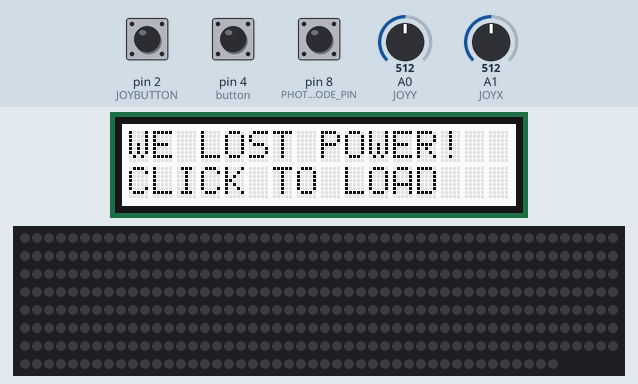
The sketch below on a simulated Arduino Uno, built with avr-gcc and run on an emulated ATmega328P. On the bench: 16×2 character LCD, 395 RGB LEDs in strip order, left to right, continuing on the next row. The inputs (shaded band) are chosen by the test bench; at power-on: pin 2 (JOYBUTTON) HIGH, A1 (JOYX) = 512, pin 4 (button) HIGH, pin 8 (PHOTO_MODE_PIN) LOW, A0 (JOYY) = 512. The local clock reads 2024-03-15 10:24:30 at power-on unless the sketch sets it.

Above: at 4.0 s.
4.1 s: pin 2 (JOYBUTTON) pulled LOW for 0.15 s
At 4.6 s:
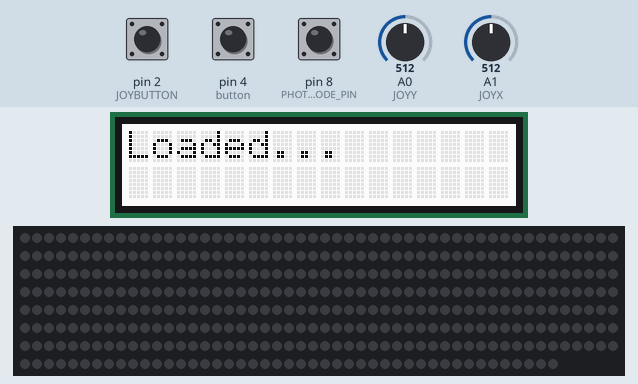
4.8 s: pin 2 (JOYBUTTON) pulled LOW for 1 s
At 7.2 s:
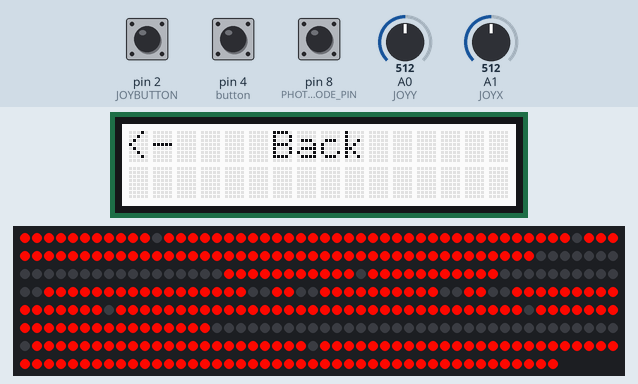
7.3 s: A1 (JOYX) set to 225
9.7 s: A1 (JOYX) set to 193
At 11.0 s:
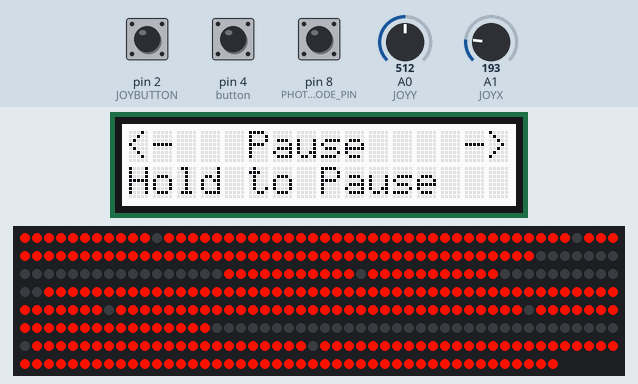
12.7 s: pin 2 (JOYBUTTON) pulled LOW for 3.2 s
At 14.65 s:
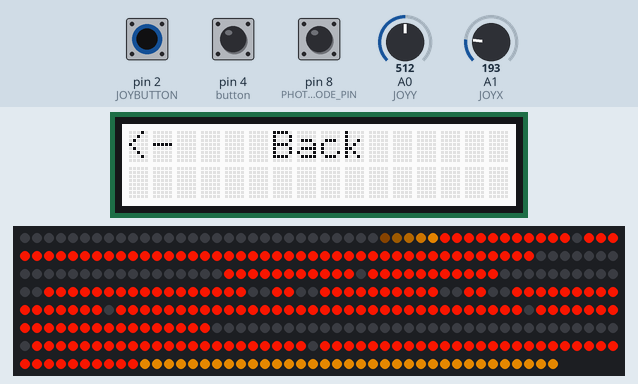
16.5 s: pin 2 (JOYBUTTON) pulled LOW for 0.15 s
At 17.11 s:
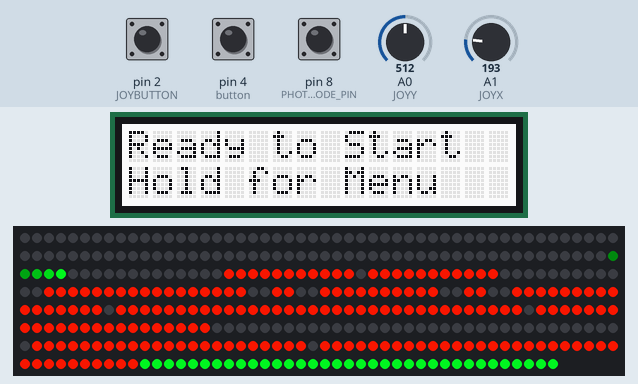
Timing chart, 0 to 19.5 s (numbered marks = the images above; inputs shaded):
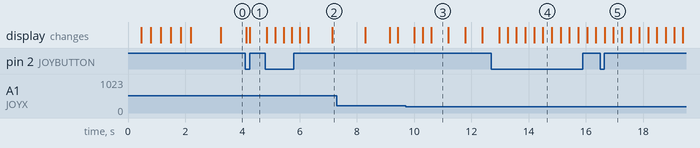

The sketch:

OhioClock.ino
```cpp
#include <Wire.h>
#include "rgb_lcd.h"
#include "RTClib.h"
#include <EEPROM.h>
#include <FastLED.h>

#define JOYBUTTON 2
#define JOYX A1
#define JOYY A0

#define NUM_LEDS 395
#define TOP_SIZE 35
#define DATA_PIN 7
#define PHOTO_MODE_PIN 8

#define SEGHEIGHT 11
#define SEGWIDTH 12

#define xsensi 300
#define ysensi 100
#define xcenter 512
#define ycenter 512

CRGB leds[NUM_LEDS];
rgb_lcd lcd;
RTC_DS3231 rtc;

long clickedTime = -1;
byte mode;// 0 = main menu, 1 = options, 2 = changeHours
byte loopCount = 0;
int8_t subMode = 0;//signed byte
int8_t currentDirection = -1;//0 = up, 1 = right, 2 = down, 3 = left
byte countDownHours = 24;
byte countDownMinutes = 0;
const short countUpTime = 10000;//take 10 seconds
int startAnimationTime = -countUpTime;
boolean controlled = false;
unsigned long targetTime = 0;
boolean running = false;
const char loadingChars[5] = {'|','+','-','+'};

boolean writeFast = true;

void setup() {
  //init
  lcd.begin(16, 2);
  lcd.setCursor(0, 0);
  lcd.print(F("OHI/O Clock"));
  lcd.setCursor(0, 1);
  lcd.print(F("Edward Lui 2022"));
  LEDS.addLeds<WS2812,DATA_PIN,GRB>(leds,NUM_LEDS);
  LEDS.setBrightness(255);
  pinMode(JOYBUTTON, INPUT_PULLUP);
  pinMode(JOYX, INPUT);
  pinMode(JOYY, INPUT);
  pinMode(4, INPUT_PULLUP);
  pinMode(PHOTO_MODE_PIN, INPUT);
  Serial.begin(9600);
  if(!rtc.begin())
  {
    lcd.clear();
    lcd.setCursor(0,0);
    lcd.print(F("Can't find RTC!"));
    lcd.setCursor(0,1);
    lcd.print(F("Can't run"));
    while (1);
  }
  LEDS.setBrightness(67);
  for(int i = 0; i < 2; i++)
  {
    lcd.setRGB(255,0,0);
    setAll(255,0,0);
    delay(333);
    lcd.setRGB(0,255,0);
    setAll(0,255,0);
    delay(333);
    lcd.setRGB(0,0,255);
    setAll(0,0,255);
    delay(333);
  }
  lcd.setRGB(255,255,255);
  setAll(255,255,255);
  delay(1000);
  setAll(0,0,0);
  LEDS.setBrightness(255);

  mode = 0;
  DateTime now = rtc.now();
  unsigned long unixTimeNow = now.unixtime();
  unsigned long lastTarget = EEPROM_readlong(0);
  if(lastTarget>unixTimeNow)
  {
    lcd.clear();
    lcd.setCursor(0, 0);
    lcd.print(F("WE LOST POWER!"));
    lcd.setCursor(0,1);
    lcd.print(F("CLICK TO LOAD"));
    for(int i = 0; i < 5000 && digitalRead(JOYBUTTON) && !controlled; i++)
    {
//      checkSerial();
      delay(1);
    }
    lcd.clear();
    lcd.setCursor(0, 0);
    lcd.print(F("CLICK TO LOAD"));
    lcd.setCursor(0,1);
    lcd.print(F("HOLD TO IGNORE"));
    while(digitalRead(JOYBUTTON) && !controlled)//wait for click
    {
//      checkSerial();
      delay(1);
    }
    unsigned long startClick = millis();
    delay(100);
    while(!digitalRead(JOYBUTTON) && millis()-startClick<5000 && !controlled)//wait to let go
    {
//      checkSerial();
      delay(1);
    }
    if(millis()-startClick<5000 && !controlled)
    {
      startWithTime(lastTarget);
      startAnimationTime = -countUpTime;
      lcd.clear();
      lcd.setCursor(0,0);
      lcd.print(F("Loaded..."));
      delay(500);
    }
  }
  if (rtc.lostPower())
  {
    lcd.print(F("RTC lost power!"));
    lcd.setCursor(0,1);
    lcd.print(F("Cant' Recover"));
    delay(1000);
  }
}
void loop()
{
//  Serial.print(analogRead(JOYX));
//  Serial.print("\t");
//  Serial.print(analogRead(JOYY));
//  Serial.print("\t");
//  Serial.println(currentDirection);
  int joyX = analogRead(JOYX);
  int joyY = analogRead(JOYY);
  boolean joyButton = digitalRead(JOYBUTTON);
  if(running)
  {
//    Serial.println(remainingTime());
  }
  if(clickedTime==-1 && !joyButton)
  {
    clickedTime = millis();
  }
  else if((millis()-clickedTime)<500 && clickedTime!=-1 && joyButton)
  {
    clicked();
  }
  else if((millis()-clickedTime)>500 && clickedTime!=-1)
  {
    held();
  }
  if(joyButton)
  {
    clickedTime = -1;
  }
  if(currentDirection == -1 && joyX>(xcenter+xsensi))
  {
    currentDirection = 1;
    right();
  }
  else if(currentDirection == -1 && joyX<(xcenter-xsensi))
  {
    currentDirection = 3;
    left();
  }
  else if(currentDirection == -1 && joyY>(ycenter+ysensi))
  {
    currentDirection = 2;
    down();
  }
  else if(currentDirection == -1 && joyY<(ycenter-ysensi))
  {
    currentDirection = 0;
    up();
  }
  if(abs(joyX-xcenter)<xsensi && abs(joyY-ycenter)<ysensi)
  {
    currentDirection = -1;
  }
  updateLEDs();
  if(mode==0 && !running && !digitalRead(4))//start the clock if the top button is clicked on D4 and we are in mode 0
  {
    start();
  }
//  checkSerial();
//  Serial.println(writeFast);
  if(!writeFast)
  {
    updateLCD();
    delay(200);
  }
  else
  {
    loopCount++;
    if(loopCount%17==0)
    {
//      Serial.println("LCD");
      updateLCD();
    }
  }
}
```

LEDs.ino
```cpp
const boolean SEGBIG[7] = {0,0,1,0,0,1,1};
const boolean SEG[10][7] //n, segon
{
  {//0
    1, 1, 1, 1, 1, 1, 0
  },{//1
    0, 0, 0, 1, 1, 0, 0
  },{//2
    0, 1, 1, 0, 1, 1, 1
  },{//3
    0, 0, 1, 1, 1, 1, 1
  },{//4
    1, 0, 0, 1, 1, 0, 1
  },{//5
    1, 0, 1, 1, 0, 1, 1
  },{//6
    1, 1, 1, 1, 0, 1, 1
  },{//7
    0, 0, 0, 1, 1, 1, 0
  },{//8
    1, 1, 1, 1, 1, 1, 1
  },{//9
    1, 0, 0, 1, 1, 1, 1
  }
};
//0, 82, 196, 278, 360
boolean colonOn = false;
int animationStep = 0;
int animationStep2 = 0;
int lastHue = 0;
byte hue = 0;
byte flashColon[] = {169,170,173,174,185,186,189,190};

void fadeall() { for(int i = 0; i < NUM_LEDS; i++) { leds[i].nscale8(250); } }

void writeDigit(int offset, byte n, CRGB color)
{
  int count = offset;
  for(int i = 0; i < 7; i++)
  {
    if(SEGBIG[i])
    {
      if(SEG[n][i])
      {
        for(int k = 0; k < SEGWIDTH; k++)
        {
          leds[count] = color;
          count++;
        }
      }
      else
      {
        for(int k = 0; k < SEGWIDTH; k++)
        {
          leds[count] = 0;
          count++;
        }
      }
    }
    else
    {
      if(SEG[n][i])
      {
        for(int k = 0; k < SEGHEIGHT; k++)
        {
          leds[count] = color;
          count++;
        }
      }
      else
      {
        for(int k = 0; k < SEGHEIGHT; k++)
        {
          leds[count] = 0;
          count++;
        }
      }
    }
    if(i==0 || i==3)
    {
      count++;
    }
  }
}
boolean getBit(byte b, byte n)
{
  return (b >> n) & 1;
}
void writeRawSegment(int offset, byte segments, CRGB color)
{
  CRGB off = CRGB(0,0,0);
  int count = offset;
  for(int k = 0; k < SEGHEIGHT; k++)
  {
    leds[count] = getBit(segments, 0) ? color : off;
    count++;
  }
  count++;
  for(int k = 0; k < SEGHEIGHT; k++)
  {
    leds[count] = getBit(segments, 1) ? color : off;
    count++;
  }
  for(int k = 0; k < SEGWIDTH; k++)
  {
    leds[count] = getBit(segments, 2) ? color : off;
    count++;
  }
  for(int k = 0; k < SEGHEIGHT; k++)
  {
    leds[count] = getBit(segments, 3) ? color : off;
    count++;
  }
  count++;
  for(int k = 0; k < SEGHEIGHT; k++)
  {
    leds[count] = getBit(segments, 4) ? color : off;
    count++;
  }
  for(int k = 0; k < SEGWIDTH; k++)
  {
    leds[count] = getBit(segments, 5) ? color : off;
    count++;
  }
  for(int k = 0; k < SEGWIDTH; k++)
  {
    leds[count] = getBit(segments, 6) ? color : off;
    count++;
  }
}
void writeMinutes(byte m, CRGB c)
{
  writeDigit(196, m/10%10, c);
  writeDigit(278, m%10, c);
  FastLED.show();
}
void writeHours(byte m, CRGB c)
{
  writeDigit(0, m/10%10, c);
  writeDigit(82, m%10, c);
  FastLED.show();
}
void writeColon(boolean on, CRGB c)
{
  for(int i = 164; i<196; i++)
  {
    leds[i] = c;
  }
  if(!on)
  {
    for(int i = 0; i<8; i++)
    {
      leds[flashColon[i]] = 0;
    }
  }
  FastLED.show();
}
void disOhio()
{
  FastLED.setBrightness(255);
  writeRawSegment(0,   0b000111111, CRGB(255,0,0));
  writeRawSegment(82,  0b001011011, CRGB(255,0,0));
  writeRawSegment(196, 0b000000011, CRGB(255,0,0));
  writeRawSegment(278, 0b000111111, CRGB(255,0,0));
  writeColon(false, CRGB(0,0,0));
  setTop(CHSV(0,255,255));
  FastLED.show();
}
byte secondsToHour(unsigned long time)
{//           sec  /min  /hour
  byte hour = time /60   /60;
  return hour;
}
byte secondsToMinutes(unsigned long time)
{//           sec  /min
  byte min = time /60%60;
  return min;
}
void setTop()
{
  setTop(CHSV(hue,255,255));
}
void setTop(CHSV c)
{
  for(int i = 360; i < NUM_LEDS; i++)
  {
    leds[i] = c;
  }
}
void runHue()
{
  if(millis()-lastHue>1000)
  {
    lastHue = millis();
    hue++;
  }
}
void updateLEDs()
{
  unsigned long time = millis();
  if(!running)
  {
//    Serial.println(digitalRead(PHOTO_MODE_PIN));
    if(digitalRead(PHOTO_MODE_PIN))
    {
      disOhio();
    }
    else
    {
      waiting();
    }
    writeFast = true;
  }
  else
  {
    unsigned long timeRemaining = remainingTime();
    if(millis()-startAnimationTime<countUpTime && timeRemaining>=(3600-countUpTime/1000))//run fun animation but only if more than one hour remaining
    {
      writeFast = true;
      double percDone = ((double)(millis()-startAnimationTime))/countUpTime;
//        Serial.println(percDone);
      unsigned long max = (unsigned long)(countDownHours)*60*60+(unsigned long)(countDownMinutes)*60;
      writeHours(secondsToHour(max*percDone), CHSV(hue, 255,255));
      writeMinutes(secondsToMinutes(max*percDone), CHSV(hue++, 255,255));
      setTop();
    }
    else
    {
      runHue();
      if(timeRemaining>0)
      {
        byte hours = secondsToHour(timeRemaining);
        if(hours == 0)
        {
          byte minutes = secondsToMinutes(timeRemaining);
          if(minutes == 0)
          {
            writeHours(timeRemaining%60, CHSV(hue, 255,255));
            writeMinutes(millis()%100, CHSV(hue,  255,255));
            writeFast = true;
          }
          else
          {
            writeHours(secondsToMinutes(timeRemaining), CHSV(hue, 255,255));
            writeMinutes(timeRemaining%60, CHSV(hue,  255,255));
            writeFast = false;
          }
        }
        else
        {
          writeHours(secondsToHour(timeRemaining), CHSV(hue, 255,255));
          writeMinutes(secondsToMinutes(timeRemaining), CHSV(hue,  255,255));
          writeFast = false;
        }
        colonOn = timeRemaining%2;
        writeColon(colonOn, CHSV(hue, 255,255));
        setTop();
      }
      else
      {
        byte spot = (byte)((int)(millis()/3000.0*255)%255);
//        Serial.println(spot);
        if(digitalRead(PHOTO_MODE_PIN))
        {
          disOhio();
        }
        else
        {
          if(spot<150)
          {
            FastLED.setBrightness(255);
          }
          else if(spot<160)
          {
            FastLED.setBrightness(255-(spot-160));
          }
          else
          {
            FastLED.setBrightness(0);
          }
          setTop();
          writeHours(secondsToHour(0), CHSV(hue, 255,255));
          writeMinutes(secondsToMinutes(0), CHSV(hue,  255,255));
          writeColon(false, CHSV(hue, 255,255));
          writeFast = true;
        }
      }
    }
  }
  FastLED.show();
}
void setAll(byte r, byte g, byte b)
{
  for(int i = 0; i < NUM_LEDS; i++)
  {
    leds[i] = CRGB(r,g,b);
  }
  FastLED.show();
}
void waiting()
{
  if(loopCount%2!=0)
  {
    return;
  }
  leds[(animationStep+5)%(NUM_LEDS-TOP_SIZE)] = CHSV(hue, 255, 255);
  leds[(animationStep+4)%(NUM_LEDS-TOP_SIZE)] = CHSV(hue, 255, 255*(4.0/5.0));
  leds[(animationStep+3)%(NUM_LEDS-TOP_SIZE)] = CHSV(hue, 255, 255*(3.0/5.0));
  leds[(animationStep+2)%(NUM_LEDS-TOP_SIZE)] = CHSV(hue, 255, 255*(2.0/5.0));
  leds[(animationStep+1)%(NUM_LEDS-TOP_SIZE)] = CHSV(hue++, 255, 255*(1.0/5.0));
  leds[animationStep] = 0;
  animationStep++;
  if(animationStep>=(NUM_LEDS-TOP_SIZE))
  {
    animationStep = 0;
  }
//  byte topPosition = animationStep2;
//  if(topPosition > TOP_SIZE)
//  {
//    topPosition = TOP_SIZE*2 - topPosition;
//  }
//  Serial.println(topPosition);
//  for(int i = 0; i < TOP_SIZE; i++)
//  {
//    if(abs(i-topPosition)<2)
//    {
//      leds[(NUM_LEDS-TOP_SIZE)+i] = CHSV(hue, 255, 255);
//    }
//    else if(abs(i-(TOP_SIZE-topPosition))<2)
//    {
//      leds[(NUM_LEDS-TOP_SIZE)+i] = CHSV(hue, 255, 255);
//    }
//    else
//    {
//      leds[(NUM_LEDS-TOP_SIZE)+i] = 0;
//    }
//  }
//  animationStep2++;
//  if(animationStep2>(TOP_SIZE*2))
//  {
//    animationStep2 = 0;
//  }
  for(int i = 0; i < TOP_SIZE; i++)
  {
    leds[(NUM_LEDS-TOP_SIZE)+i] = CHSV(hue, 255, 255);
  }
//  Serial.println(animationStep);
}
```

Serial.ino
```cpp
//char command[8];
//byte position = 0;
//void checkSerial()
//{
////  Serial.println(Serial.available());
//  while(Serial.available()>0)
//  {
//    char c = Serial.read();
//    if(c=='\n' || position > 7)
//    {
//      parse();
//      position = 0;
//      for(byte i = 0; i < 8; i++)
//      {
//        command[i] = 0;
//      }
//    }
//    else
//    {
//      command[position] = c;
//      position++;
//    }
//    Serial.print(F("C: "));
//    Serial.print(c);
//    Serial.print(F("\t"));
//    Serial.println(command);
//  }
//}
//void parse()
//{
//  if(controlled)
//  {
//    if(command[0]=='s')//start
//    {
//      start();
//      Serial.println("s");
//    }
//    else if(command[0]=='g')//give control
//    {
//      controlled = false;
//      Serial.println("s");
//    }
//    else if(command[0]=='h')//set hours
//    {
//      if(!running)
//      {
////        countDownHours = command.substring(1).toInt();
//        Serial.println(countDownHours);
//      }
//      else
//      {
//        Serial.println("f");
//      }
//    }
//    else if(command[0]=='m')//set minutes
//    {
//      if(!running)
//      {
////        countDownMinutes = command.substring(1).toInt();
//        Serial.println(countDownMinutes);
//      }
//      else
//      {
//        Serial.println("f");
//      }
//    }
//    else if(command[0]=='s')//start the timer
//    {
//      running = true;
//      Serial.println("s");
//    }
//    else if(command[0]=='p')//pause the time
//    {
//      pause();
//      Serial.println("s");
//    }
//    else
//    {
//      Serial.println("f");
//    }
//  }
//    else if(command[0]=='c')//take control
//  {
//    controlled = true;
//    Serial.println("s");
//  }
//  else
//  {
//    Serial.println("f");
//  }
//}
```

buttonHandlers.ino
```cpp
void clicked()
{
  if(mode==0 && !running)
  {
    //start();
  }
  else if(mode== 1)
  {
    if(subMode==0)
    {
      mode = 0;
    }
  }
  else if(mode == 2)
  {
    mode = 1;
  }
  else if(mode == 3)
  {
    mode = 1;
  }
  if(writeFast)
  {
    delay(80);//just to make sure to have debounce
  }
}
void held()
{
  if(mode==0)
  {
    mode = 1;
  }
  else if(mode == 1)
  {
    if(!running)
    {
      if(subMode == 0)
      {
        //mode = 0;
      }
      else if(subMode == -1)
      {
        mode = 2;
      }
      else if(subMode == -2)
      {
        mode = 3;
      }
    }
    else
    {
      if(subMode == 0)
      {
        //mode = 0;
      }
      else if(subMode == -1)
      {
        pause();
      }
      else if(subMode == -2)
      {
        subMode = 0;
        mode = 0;
      }
    }
  }
}
void up()
{
  if(mode == 2)
  {
    countDownHours++;
  }
  else if(mode == 3)
  {
    countDownMinutes++;
    if(countDownMinutes>59)
    {
      countDownMinutes = 0;
    }
  }
}
void down()
{
  if(mode == 2)
  {
    countDownHours = max(0, countDownHours-1);
  }
  else if(mode == 3)
  {
    countDownMinutes--;
    if(countDownMinutes<0)
    {
      countDownMinutes = 59;
    }
  }
}
void left()
{
  if(mode==1 && subMode>-2)
  {
    subMode--;
  }
}
void right()
{
  if(mode==1 && subMode<0)
  {
    subMode++;
  }
}
```

time.ino
```cpp
void start()
{
  DateTime now = rtc.now();
  startWithTime(now.unixtime()+(unsigned long)(countDownHours)*60*60+(unsigned long)(countDownMinutes)*60);
  EEPROM_writelong(0, targetTime);
}
void startWithTime(unsigned long tt)
{
  targetTime = tt;
  startAnimationTime = millis();
  running = true;
  for(int i = 0; i < NUM_LEDS; i++)
  {
    leds[i] = 0;
  }
}
unsigned long remainingTime()
{
  DateTime now = rtc.now();
  unsigned long unixTimeNow = now.unixtime();
  if(unixTimeNow>targetTime)
  {
    return 0;
  }
  return targetTime-unixTimeNow;
}
void pause()
{
  running = false;
  if(remainingTime()>0)
  {
    DateTime now = rtc.now();
    unsigned long unixTimeNow = now.unixtime();
    unsigned long timeLeft = targetTime-unixTimeNow;
    countDownHours = (timeLeft/60/60);
    countDownMinutes = (timeLeft/60)%60;
    subMode = 0;
  }
}

//everything below copied from arduino form https://forum.arduino.cc/index.php?topic=507200.0
// read double word from EEPROM, give starting address
unsigned long EEPROM_readlong(int address)
{
   //use word read function for reading upper part
   unsigned long dword = EEPROM_readint(address);
   //shift read word up
   dword = dword << 16;
   // read lower word from EEPROM and OR it into double word
   dword = dword | EEPROM_readint(address+2);
   return dword;
}

//write word to EEPROM
void EEPROM_writeint(int address, int value)
{
   EEPROM.write(address,highByte(value));
   EEPROM.write(address+1 ,lowByte(value));
}

 //write long integer into EEPROM
 void EEPROM_writelong(int address, unsigned long value)
{
   //truncate upper part and write lower part into EEPROM
   EEPROM_writeint(address+2, word(value));
   //shift upper part down
   value = value >> 16;
   //truncate and write
   EEPROM_writeint(address, word(value));
}

unsigned int EEPROM_readint(int address)
{
   unsigned int word = word(EEPROM.read(address), EEPROM.read(address+1));
   return word;
}
```

Source omitted: updateLCD.ino (2018 bytes)

Measured:
- the behaviour switches between 212 and 211 on A1 (JOYX) (found by bisection; images 2 and 3)
- after the input at 4.1 s, the display: first changes at once (image 1 shows a later state)
- after the input at 4.8 s, the display: first differs from a run without the input after 0.92 s (image 2 shows a later state)
- after the input at 9.7 s, the display: first changes after 0.31 s (image 3 shows a later state)
- after the input at 16.5 s, the display: first differs from a run without the input after 0.46 s (image 5)
